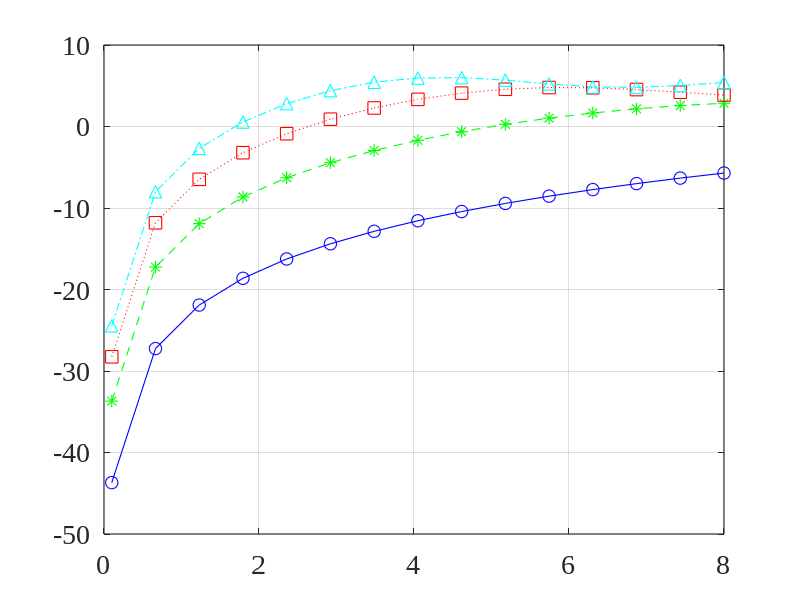
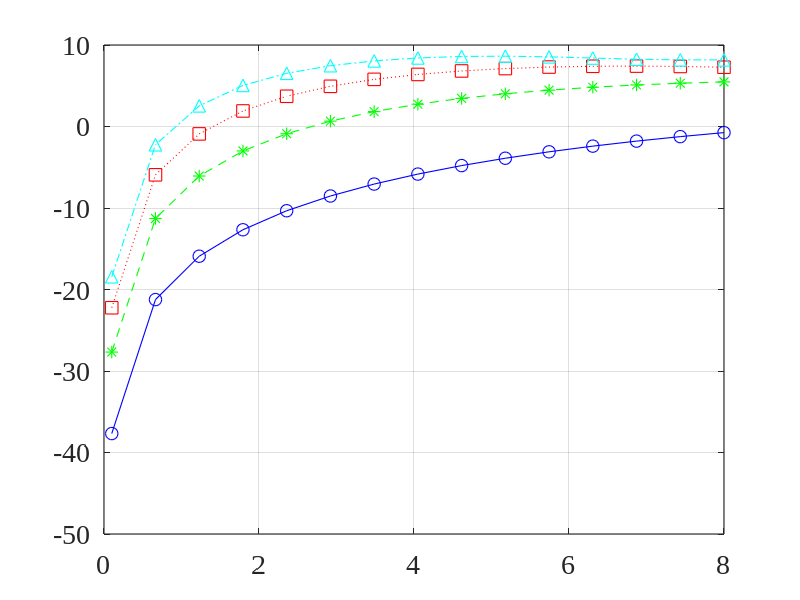
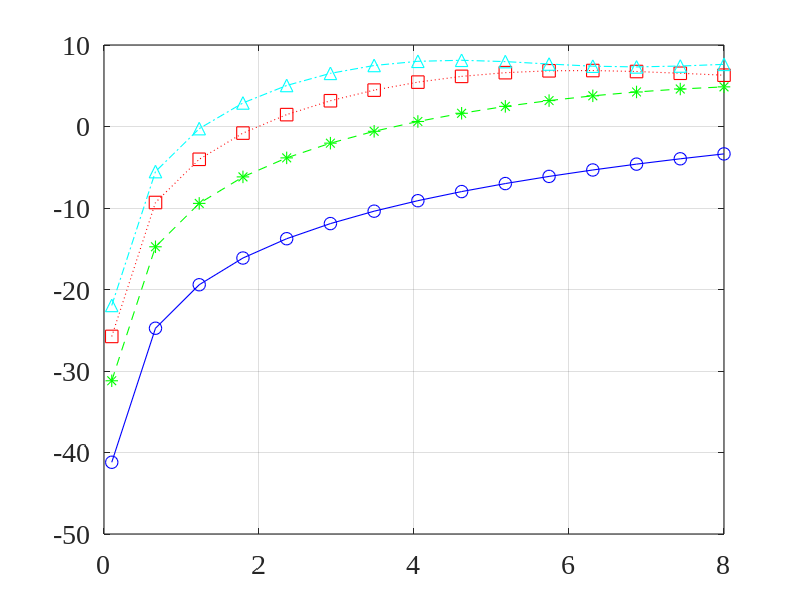
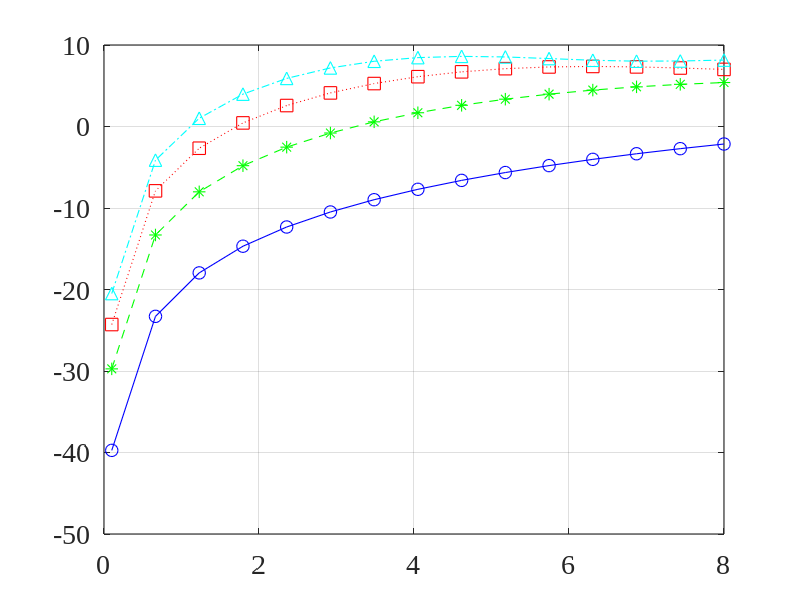

Write MATLAB code to recreate these figures, in order.
close all; clc; clear all;
linewd = 0.8;
hcfontsize = 20;
MarkerSize=9;
c=340;

theta_d=0/180*pi;

delta=0.005;
M_values=[2 4 6 8];     % number of microphones
f=linspace(100,8e3,15)';  % frequency

W1_dB_values=zeros(length(f),length(M_values));
W2_dB_values=zeros(length(f),length(M_values));
W3_dB_values=zeros(length(f),length(M_values));
W4_dB_values=zeros(length(f),length(M_values));

for idxM=1:length(M_values)
    M=M_values(idxM);
    [m_mat,n_mat]=meshgrid(1:M,1:M);
    for idx_f=1:length(f)
        fk=f(idx_f);
        d=exp(-1i*2*pi*fk*delta/c*(0:M-1)'*cos(theta_d));
        Gamma0=sinc(2*fk*delta/c*(m_mat-n_mat));
        b1=[0; 1];  % dipole
        f_bar=2*pi*delta/c*fk*(0:M-1)';
        b0bar=besselj(0,f_bar);
        b1bar=2i*besselj(1,f_bar);
        B1bar=[b0bar.'; b1bar.'];
        h=B1bar'*inv(B1bar*B1bar')*b1;
        W1_dB_values(idx_f,idxM)=10*log10(abs(h'*d)^2/(h'*h));
        b1=[0.5; 0.5];  % cardioid
        f_bar=2*pi*delta/c*fk*(0:M-1)';
        b0bar=besselj(0,f_bar);
        b1bar=2i*besselj(1,f_bar);
        B1bar=[b0bar.'; b1bar.'];
        h=B1bar'*inv(B1bar*B1bar')*b1;
        W2_dB_values(idx_f,idxM)=10*log10(abs(h'*d)^2/(h'*h));
        b1=[0.25; 0.75];  % hypercardioid
        f_bar=2*pi*delta/c*fk*(0:M-1)';
        b0bar=besselj(0,f_bar);
        b1bar=2i*besselj(1,f_bar);
        B1bar=[b0bar.'; b1bar.'];
        h=B1bar'*inv(B1bar*B1bar')*b1;
        W3_dB_values(idx_f,idxM)=10*log10(abs(h'*d)^2/(h'*h));
        b1=0.5*[3^0.5-1; 3-3^0.5];  % supercardioid
        f_bar=2*pi*delta/c*fk*(0:M-1)';
        b0bar=besselj(0,f_bar);
        b1bar=2i*besselj(1,f_bar);
        B1bar=[b0bar.'; b1bar.'];
        h=B1bar'*inv(B1bar*B1bar')*b1;
        W4_dB_values(idx_f,idxM)=10*log10(abs(h'*d)^2/(h'*h));
    end
end

figure
plot(f/1e3,W1_dB_values(:,1),'-bo','linewidth',linewd, 'MarkerSize',MarkerSize);
hold on
plot(f/1e3,W1_dB_values(:,2),'--g*','linewidth',linewd, 'MarkerSize',MarkerSize);
plot(f/1e3,W1_dB_values(:,3),':rs','linewidth',linewd, 'MarkerSize',MarkerSize);
plot(f/1e3,W1_dB_values(:,4),'-.c^','linewidth',linewd, 'MarkerSize',MarkerSize);
hold off
set(gca, 'Color', [1, 1, 1]);
set(gca, 'FontName', 'Times New Roman');
set(gca, 'FontSize', hcfontsize);
set(gca, 'LineWidth', linewd);
set(gca,'YLim',[-50 10]);
box on; grid on;

figure
plot(f/1e3,W2_dB_values(:,1),'-bo','linewidth',linewd, 'MarkerSize',MarkerSize);
hold on
plot(f/1e3,W2_dB_values(:,2),'--g*','linewidth',linewd, 'MarkerSize',MarkerSize);
plot(f/1e3,W2_dB_values(:,3),':rs','linewidth',linewd, 'MarkerSize',MarkerSize);
plot(f/1e3,W2_dB_values(:,4),'-.c^','linewidth',linewd, 'MarkerSize',MarkerSize);
hold off
set(gca, 'Color', [1, 1, 1]);
set(gca, 'FontName', 'Times New Roman');
set(gca, 'FontSize', hcfontsize);
set(gca, 'LineWidth', linewd);
set(gca,'YLim',[-50 10]);
box on; grid on;

figure
plot(f/1e3,W3_dB_values(:,1),'-bo','linewidth',linewd, 'MarkerSize',MarkerSize);
hold on
plot(f/1e3,W3_dB_values(:,2),'--g*','linewidth',linewd, 'MarkerSize',MarkerSize);
plot(f/1e3,W3_dB_values(:,3),':rs','linewidth',linewd, 'MarkerSize',MarkerSize);
plot(f/1e3,W3_dB_values(:,4),'-.c^','linewidth',linewd, 'MarkerSize',MarkerSize);
hold off
set(gca, 'Color', [1, 1, 1]);
set(gca, 'FontName', 'Times New Roman');
set(gca, 'FontSize', hcfontsize);
set(gca, 'LineWidth', linewd);
set(gca,'YLim',[-50 10]);
box on; grid on;

figure
plot(f/1e3,W4_dB_values(:,1),'-bo','linewidth',linewd, 'MarkerSize',MarkerSize);
hold on
plot(f/1e3,W4_dB_values(:,2),'--g*','linewidth',linewd, 'MarkerSize',MarkerSize);
plot(f/1e3,W4_dB_values(:,3),':rs','linewidth',linewd, 'MarkerSize',MarkerSize);
plot(f/1e3,W4_dB_values(:,4),'-.c^','linewidth',linewd, 'MarkerSize',MarkerSize);
hold off
set(gca, 'Color', [1, 1, 1]);
set(gca, 'FontName', 'Times New Roman');
set(gca, 'FontSize', hcfontsize);
set(gca, 'LineWidth', linewd);
set(gca,'YLim',[-50 10]);
box on; grid on;
